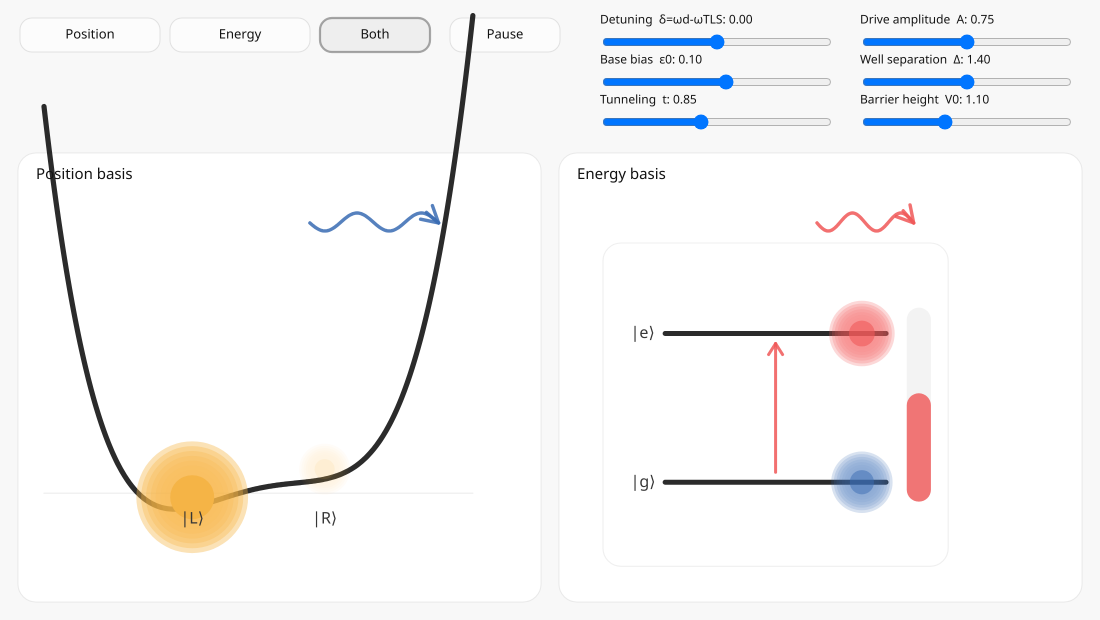
Frame 1 (no input)
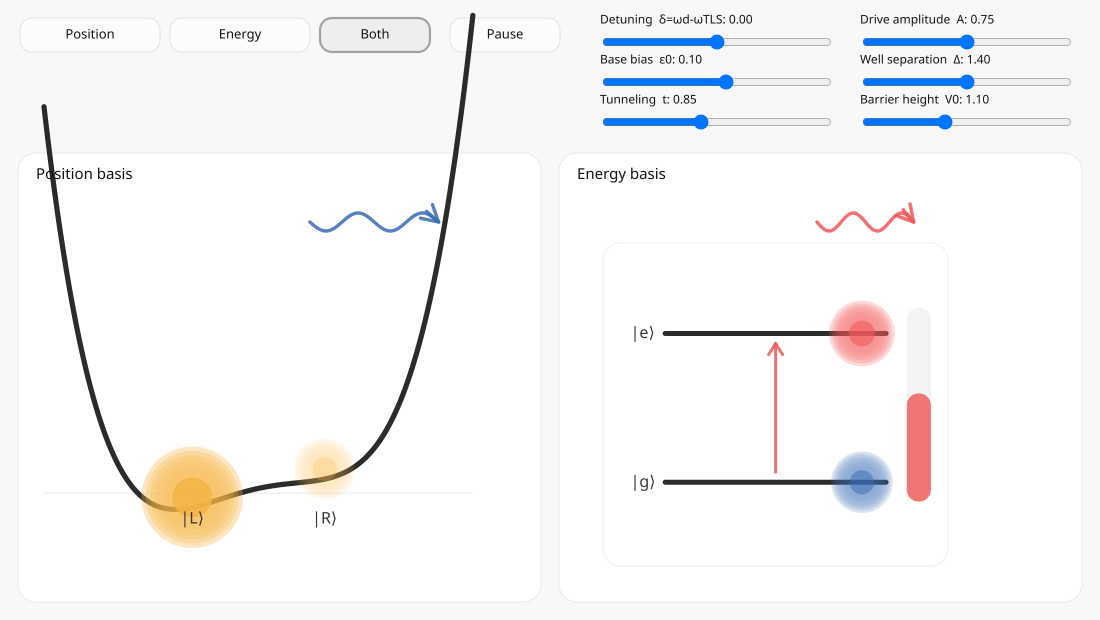
Frame 60 (no input)
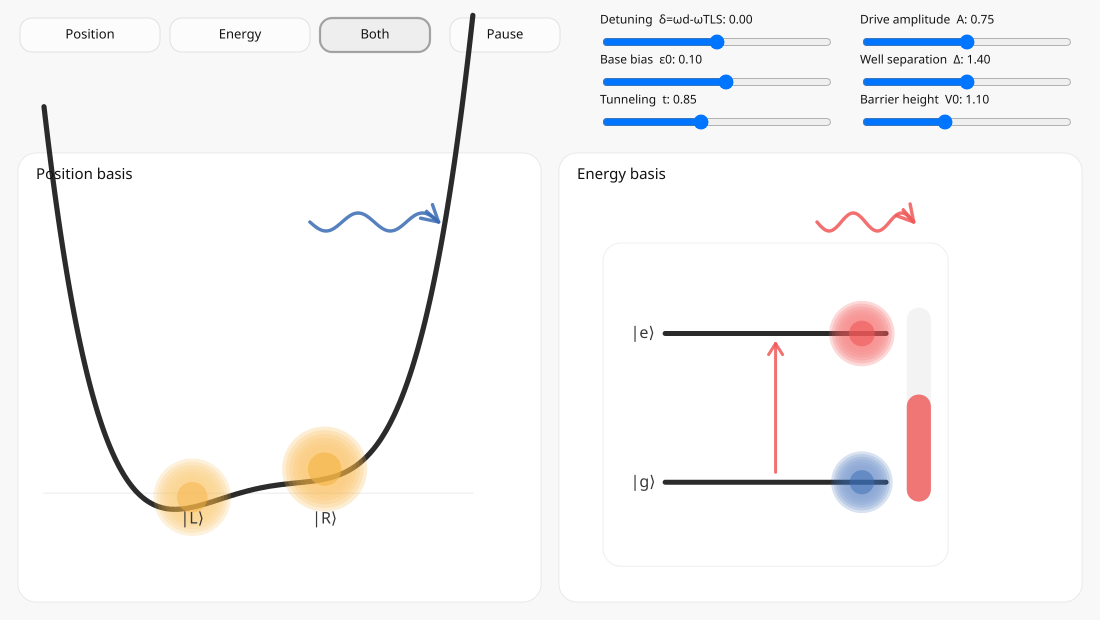
Frame 120 (the mouse pressed at the canvas centre since frame 60)

The p5.js sketch that drew these frames (run headless with seeded random() and noise() and a simulated clock; from frame 60 on, the mouse is pressed at the canvas centre):

// p5.js sketch
// ── sketch.js
// STM TLS cartoon (p5.js) — synced position and energy views
//
// Controls:
// - detuning δ = ωd - ωTLS  (cartoon units)
// - drive amplitude A
// - base bias ε0
// - well separation Δ (distance between minima)
// - tunneling coupling t  (Hamiltonian off-diagonal)
// - barrier height V0 (visual)
//
// Key change for syncing:
// - We define |g>,|e> from the STATIC Hamiltonian at ε = ε0 (no drive).
// - We always compute Pe(t)=|<e|ψ(t)>|^2 from the SAME state ψ(t) used for blobs.
//   This keeps the two panels visually synchronized.

let ui = {};
let tls;

function setup() {
  createCanvas(1100, 620);
  pixelDensity(2);
  textFont("system-ui");

  tls = new TLS();

  ui.mode = 2; // 0 pos, 1 energy, 2 both
  ui.btnPos  = new Button(20, 18, 140, 34, "Position", () => ui.mode = 0);
  ui.btnEng  = new Button(170, 18, 140, 34, "Energy",   () => ui.mode = 1);
  ui.btnBoth = new Button(320, 18, 110, 34, "Both",     () => ui.mode = 2);

  ui.pause = false;
  ui.btnPause = new Button(450, 18, 110, 34, "Pause", () => ui.pause = !ui.pause);

  // ---- Defaults tuned for clean oscillations ----
  // Set detuning ~ 0, moderate A, moderate t.
  ui.sDet  = new LabeledSlider(600, 14, 230, "Detuning  δ=ωd-ωTLS", -2.0, 2.0, 0.00, 0.01);
  ui.sA    = new LabeledSlider(860, 14, 210, "Drive amplitude  A", 0.0, 1.5, 0.75, 0.01);

  ui.seps0 = new LabeledSlider(600, 54, 230, "Base bias  ε0", -1.2, 1.2, 0.10, 0.01);

  // Δ = distance between wells (visual geometry)
  ui.sSep  = new LabeledSlider(860, 54, 210, "Well separation  Δ", 0.6, 2.2, 1.40, 0.01);

  // t = tunneling coupling in Hamiltonian
  ui.stun  = new LabeledSlider(600, 94, 230, "Tunneling  t", 0.0, 2.0, 0.85, 0.01);

  // visual barrier
  ui.sV0   = new LabeledSlider(860, 94, 210, "Barrier height  V0", 0.4, 2.2, 1.10, 0.01);
}

function draw() {
  background(248);

  const topH = 135;
  const pad = 18;
  const x0 = pad;
  const y0 = topH + pad;
  const w0 = width - 2 * pad;
  const h0 = height - y0 - pad;

  // UI
  ui.btnPos.setActive(ui.mode === 0);
  ui.btnEng.setActive(ui.mode === 1);
  ui.btnBoth.setActive(ui.mode === 2);
  ui.btnPause.setActive(ui.pause);

  ui.btnPos.draw(); ui.btnEng.draw(); ui.btnBoth.draw(); ui.btnPause.draw();
  ui.sDet.draw(); ui.sA.draw(); ui.seps0.draw(); ui.sSep.draw(); ui.stun.draw(); ui.sV0.draw();

  const p = {
    det: ui.sDet.val(),   // δ = ωd - ωTLS
    A: ui.sA.val(),
    eps0: ui.seps0.val(),
    sep: ui.sSep.val(),
    t: ui.stun.val(),
    V0: ui.sV0.val()
  };

  // stable step
  let dt = min(0.02, deltaTime / 1000);
  if (ui.pause) dt = 0;
  tls.step(dt, p);

  // panels
  if (ui.mode === 0 || ui.mode === 1) {
    drawPanel(x0, y0, w0, h0);
    if (ui.mode === 0) drawPositionPanel(x0, y0, w0, h0, tls, p);
    else drawEnergyPanel(x0, y0, w0, h0, tls, p);
  } else {
    const gap = 18;
    const w = (w0 - gap) / 2;
    drawPanel(x0, y0, w, h0);
    drawPanel(x0 + w + gap, y0, w, h0);
    drawPositionPanel(x0, y0, w, h0, tls, p);
    drawEnergyPanel(x0 + w + gap, y0, w, h0, tls, p);
  }
}

function mousePressed() {
  ui.btnPos.mousePressed();
  ui.btnEng.mousePressed();
  ui.btnBoth.mousePressed();
  ui.btnPause.mousePressed();
}

// -------------------- UI --------------------
class Button {
  constructor(x, y, w, h, label, onClick) {
    this.x=x; this.y=y; this.w=w; this.h=h;
    this.label=label; this.onClick=onClick;
    this.active=false;
  }
  setActive(v){ this.active=v; }
  hit(mx,my){ return mx>=this.x && mx<=this.x+this.w && my>=this.y && my<=this.y+this.h; }
  draw(){
    const hover = this.hit(mouseX, mouseY);
    const bg = this.active ? 238 : (hover ? 246 : 252);
    fill(bg);
    stroke(0,0,0, this.active ? 85 : 25);
    strokeWeight(this.active ? 2.2 : 1);
    rect(this.x, this.y, this.w, this.h, 12);
    noStroke();
    fill(18);
    textSize(13);
    textAlign(CENTER, CENTER);
    text(this.label, this.x+this.w/2, this.y+this.h/2);
  }
  mousePressed(){ if(this.hit(mouseX, mouseY)) this.onClick(); }
}

class LabeledSlider {
  constructor(x,y,w,label,minV,maxV,initV,stepV){
    this.x=x; this.y=y; this.w=w; this.label=label;
    this.s = createSlider(minV, maxV, initV, stepV);
    this.s.position(x, y+18);
    this.s.style("width", w+"px");
  }
  draw(){
    noStroke();
    fill(20);
    textAlign(LEFT, TOP);
    textSize(12);
    text(`${this.label}: ${nf(this.val(),1,2)}`, this.x, this.y);
  }
  val(){ return this.s.value(); }
}

// -------------------- Quantum TLS model --------------------
class TLS {
  constructor(){
    this.t = 0;

    // complex amplitudes in {|L>,|R>}
    this.cL = {re: 1.0, im: 0.0};
    this.cR = {re: 0.0, im: 0.0};

    // fixed "energy basis" reference eigenvectors (computed from eps0,t)
    this.ref = null; // {ceL, ceR, cgL, cgR} real coefficients
    this.lastRefParams = {eps0: null, t: null};
  }

  // drive frequency: ωd = ωTLS + δ. Take ωTLS = 1 in cartoon units.
  omegaD(p){ return 1.0 + p.det; }

  eps(t, p){
    return p.eps0 + p.A * cos(TWO_PI * this.omegaD(p) * t);
  }

  // complex helpers
  cAdd(a,b){ return {re:a.re+b.re, im:a.im+b.im}; }
  cMulReal(a,x){ return {re:a.re*x, im:a.im*x}; }
  cMulNegI(a){ return {re:a.im, im:-a.re}; } // -i*a
  cAbs2(a){ return a.re*a.re + a.im*a.im; }

  // ensure reference basis matches (eps0,t)
  updateReferenceBasis(p){
    if (this.lastRefParams.eps0 === p.eps0 && this.lastRefParams.t === p.t && this.ref) return;

    // static Hamiltonian at eps=eps0:
    // H0 = [[+eps0/2, t/2],[t/2, -eps0/2]]
    // excited eigenvector ( +E/2 ) : |e> = cos(θ/2)|L> + sin(θ/2)|R>
    // ground  eigenvector ( -E/2 ) : |g> = -sin(θ/2)|L> + cos(θ/2)|R>
    const eps0 = p.eps0;
    const tC = p.t;
    const E = Math.sqrt(eps0*eps0 + tC*tC + 1e-12);

    const cosHalf = Math.sqrt((1 + eps0/E)/2);
    const sinHalf = Math.sign(tC) * Math.sqrt((1 - eps0/E)/2);

    this.ref = {
      // |e> coefficients
      eL: cosHalf,
      eR: sinHalf,
      // |g> coefficients
      gL: -sinHalf,
      gR: cosHalf
    };
    this.lastRefParams = {eps0: p.eps0, t: p.t};
  }

  // Schrödinger step in {|L>,|R>} with time-dependent eps(t)
  step(dt, p){
    this.updateReferenceBasis(p);
    this.t += dt;

    const eps = this.eps(this.t, p);
    const tC = p.t;

    // Hψ:
    const HL = this.cAdd(this.cMulReal(this.cL, eps/2), this.cMulReal(this.cR, tC/2));
    const HR = this.cAdd(this.cMulReal(this.cL, tC/2), this.cMulReal(this.cR, -eps/2));

    // dψ = -i Hψ dt
    const dL = this.cMulReal(this.cMulNegI(HL), dt);
    const dR = this.cMulReal(this.cMulNegI(HR), dt);

    this.cL = this.cAdd(this.cL, dL);
    this.cR = this.cAdd(this.cR, dR);

    // renormalize
    const n = Math.sqrt(this.cAbs2(this.cL) + this.cAbs2(this.cR) + 1e-12);
    this.cL = this.cMulReal(this.cL, 1/n);
    this.cR = this.cMulReal(this.cR, 1/n);
  }

  PL(){ return this.cAbs2(this.cL); }
  PR(){ return this.cAbs2(this.cR); }

  // Populations in fixed reference |g>,|e>
  refEnergyPops(){
    const r = this.ref;

    // ce = <e|ψ> = eL*cL + eR*cR   (coefficients real)
    const ce = { re: r.eL*this.cL.re + r.eR*this.cR.re,
                 im: r.eL*this.cL.im + r.eR*this.cR.im };
    const cg = { re: r.gL*this.cL.re + r.gR*this.cR.re,
                 im: r.gL*this.cL.im + r.gR*this.cR.im };

    const Pe = this.cAbs2(ce);
    const Pg = this.cAbs2(cg);
    return {Pe, Pg};
  }
}

// -------------------- Drawing --------------------
function drawPanel(x,y,w,h){
  noStroke();
  fill(255);
  rect(x,y,w,h,18);
  stroke(0,0,0,18);
  strokeWeight(1);
  noFill();
  rect(x,y,w,h,18);
  noStroke();
}

function drawPositionPanel(x,y,w,h,tls,p){
  noStroke();
  fill(18);
  textSize(15);
  textAlign(LEFT, TOP);
  text("Position basis", x+18, y+14);

  const dwX = x + 26;
  const dwY = y + 60;
  const dwW = w * 0.82;
  const dwH = h * 0.80;

  const eps = tls.eps(tls.t, p);
  const wells = drawDoubleWellSTM(dwX, dwY, dwW, dwH, p.sep, p.V0, eps);

  const PL = tls.PL();
  const PR = tls.PR();

  drawBlob(wells.xL, wells.yL - 10, 10 + 12*PL, [245,180,70], 25 + 235*PL);
  drawBlob(wells.xR, wells.yR - 10, 10 + 12*PR, [245,180,70], 25 + 235*PR);

  fill(55);
  textSize(16);
  textAlign(CENTER, TOP);
  text("|L⟩", wells.xL, dwY + dwH*0.83);
  text("|R⟩", wells.xR, dwY + dwH*0.83);

  drawDriveSquiggle(dwX + dwW*0.62, y + 54, dwW*0.30, 30, tls.t, tls.omegaD(p), p.A, [60,110,180]);
}

function drawEnergyPanel(x,y,w,h,tls,p){
  noStroke();
  fill(18);
  textSize(15);
  textAlign(LEFT, TOP);
  text("Energy basis", x+18, y+14);

  const ex = x + 44;
  const ey = y + 90;
  const ew = w * 0.66;
  const eh = h * 0.72;

  const pops = tls.refEnergyPops();
  drawEnergyLevels(ex, ey, ew, eh, pops.Pe);

  fill(55);
  textSize(16);
  textAlign(LEFT, CENTER);
  text("|e⟩", ex + ew*0.08, ey + eh*0.28);
  text("|g⟩", ex + ew*0.08, ey + eh*0.74);

  drawDriveSquiggle(ex + ew*0.62, y + 54, ew*0.28, 30, tls.t, tls.omegaD(p), p.A, [240,90,90]);
}

function drawBlob(x,y,r,col,a){
  noStroke();
  for(let k=7;k>=1;k--){
    const rr = r*(1 + 0.22*k);
    const aa = a*(0.055*k);
    fill(col[0], col[1], col[2], aa);
    circle(x,y,2*rr);
  }
  fill(col[0], col[1], col[2], a);
  circle(x,y,2*r);
}

function drawDoubleWellSTM(x0,y0,w,h,sep,V0,eps){
  // V(x) = V0 * (x^2 - (sep/2)^2)^2 + tilt*x
  const a = V0;
  const s = sep * 0.75;      // visual separation scale
  const tilt = 0.55 * eps;

  // baseline
  stroke(0,0,0,18);
  strokeWeight(1.2);
  line(x0, y0+h*0.78, x0+w, y0+h*0.78);

  // curve
  stroke(20,20,20,230);
  strokeWeight(5.2);
  noFill();
  beginShape();
  for(let i=0;i<=320;i++){
    const u=i/320;
    const x = lerp(-1.7, 1.7, u);
    const V = a * sq(x*x - sq(s/2)) + tilt * x;
    const xx = x0 + u*w;
    const yy = y0 + h*0.78 - 0.16*h*V;
    vertex(xx,yy);
  }
  endShape();
  noStroke();

  // minima positions ~ ±s/2
  const xmin=-1.7, xmax=1.7;
  const xLmodel = -s/2;
  const xRmodel = +s/2;
  const uL = (xLmodel - xmin)/(xmax-xmin);
  const uR = (xRmodel - xmin)/(xmax-xmin);

  const xL = x0 + uL*w;
  const xR = x0 + uR*w;

  const VL = a * sq(xLmodel*xLmodel - sq(s/2)) + tilt * xLmodel;
  const VR = a * sq(xRmodel*xRmodel - sq(s/2)) + tilt * xRmodel;
  const yL = y0 + h*0.78 - 0.16*h*VL;
  const yR = y0 + h*0.78 - 0.16*h*VR;

  return {xL, xR, yL, yR};
}

function drawEnergyLevels(x,y,w,h,Pe){
  stroke(0,0,0,16);
  strokeWeight(1.1);
  noFill();
  rect(x,y,w,h,18);

  const yE = y + h*0.28;
  const yG = y + h*0.74;

  stroke(20,20,20,230);
  strokeWeight(5.0);
  line(x+w*0.18, yE, x+w*0.82, yE);
  line(x+w*0.18, yG, x+w*0.82, yG);

  stroke(240,90,90,220);
  strokeWeight(3.0);
  line(x+w*0.50, yG-10, x+w*0.50, yE+10);
  const ax=x+w*0.50, ay=yE+10;
  line(ax,ay, ax-7, ay+11);
  line(ax,ay, ax+7, ay+11);

  drawBlob(x+w*0.75, yE, 9 + 7*Pe, [240,90,90], 25 + 235*Pe);
  drawBlob(x+w*0.75, yG, 9 + 7*(1-Pe), [60,110,180], 25 + 235*(1-Pe));

  const barX = x+w*0.88;
  const barW = w*0.07;
  const barH = h*0.60;
  const barY = y + h*0.20;

  noStroke();
  fill(0,0,0,12);
  rect(barX, barY, barW, barH, 12);
  fill(240,90,90,210);
  rect(barX, barY + barH*(1-Pe), barW, barH*Pe, 12);
}

function drawDriveSquiggle(x,y,w,h,t,omegaD,A,col){
  const amp = 0.40*h*clamp(A, 0, 1.5);
  const omega = TWO_PI * omegaD;

  noFill();
  stroke(col[0], col[1], col[2], 220);
  strokeWeight(3.4);
  beginShape();
  for(let i=0;i<=90;i++){
    const u=i/90;
    const xx = x + u*w;
    const phase = TWO_PI*(2*u) + omega*t;
    const yy = y + h*0.5 + amp*sin(phase);
    vertex(xx,yy);
  }
  endShape();

  // tangent-aligned arrow
  const x1 = x + w;
  const phase1 = TWO_PI*(2*1.0) + omega*t;
  const y1 = y + h*0.5 + amp*sin(phase1);

  const dydx = (amp * cos(phase1) * (4*PI)) / max(1, w);
  let vx=1, vy=dydx;
  const n = Math.sqrt(vx*vx + vy*vy);
  vx/=n; vy/=n;

  const L = 16;
  const backX = x1 - L*vx;
  const backY = y1 - L*vy;

  stroke(col[0], col[1], col[2], 220);
  strokeWeight(3.4);
  line(x1, y1, backX, backY);

  const wing = 9;
  const px = -vy, py = vx;
  line(x1, y1, backX + wing*px, backY + wing*py);
  line(x1, y1, backX - wing*px, backY - wing*py);
  noStroke();
}

function clamp(x,a,b){ return Math.max(a, Math.min(b,x)); }
